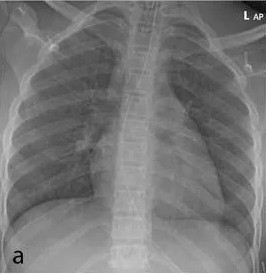
#> input picture Images/RaioxA.jpg, 266 x 274 px, found by its file name
$ python AtividadePratica6-YuriDuarte.py   (older library calls are emulated)
#> lines starting #> are read from the running program, lines starting #| are printed output that depends on the picture
# Atividade Prática de Extração de Características
# Estudante: Yuri David Silva Duarte
# Data: 06/07/2025

from PIL import Image
import numpy as np
import matplotlib.pyplot as plt
from scipy.spatial import distance
from skimage.feature import graycomatrix, graycoprops
from skimage.util import img_as_ubyte
from skimage.color import rgb2gray

# - Escolha uma métricas de distância entre histogramas e apresente o resultado

def getNomeImagem(caminho):
    caminho = caminho.split("/")

    caminho = caminho[-1].split(".")

    return caminho[0]

def getHistograma(img_pil, bins=256):
    img_np = np.array(img_pil.convert("RGB"))
    hist = {}
    for i, canal in enumerate(['R', 'G', 'B']):
        h, _ = np.histogram(img_np[:, :, i], bins=bins, range=(0, 256))
        hist[canal] = h / h.sum()
    return hist

def comparaHistogramas(img1, img2):
    hist1 = getHistograma(img1)
    hist2 = getHistograma(img2)

    dist_total = 0
    print("*** DISTÂNCIA ENTRE HISTOGRAMAS ***")
    for canal in ['R', 'G', 'B']:
        dist = distance.euclidean(hist1[canal], hist2[canal])
        print(f"Canal {canal}: distância Euclidiana = {dist:.4f}")
        dist_total += dist
    print(f"Distância total (soma dos canais): {dist_total:.4f}")

    plt.figure(figsize=(12, 4))
    for i, canal in enumerate(['R', 'G', 'B']):
        plt.subplot(1, 3, i+1)
        plt.plot(hist1[canal], label='Imagem 1', color=canal.lower())
        plt.plot(hist2[canal], '--', label='Imagem 2', color=canal.lower())
        plt.title(f'Histograma - Canal {canal}')
        plt.legend()
    plt.tight_layout()
    plt.show()

# - Apresente as 15 características dos descritores de Haralick

def clusterShadeClusterProminence(coMatriz):
    glcm_sum = np.sum(coMatriz, axis=3).astype(np.float64)
    glcm_norm = glcm_sum / glcm_sum.sum()

    levels = glcm_norm.shape[0]
    i_vals = np.arange(levels).reshape((-1, 1))
    j_vals = np.arange(levels).reshape((1, -1))

    mu_i = np.sum(i_vals * np.sum(glcm_norm, axis=1))
    mu_j = np.sum(j_vals * np.sum(glcm_norm, axis=0))

    diff = (i_vals + j_vals - mu_i - mu_j)

    cluster_shade = np.sum((diff ** 3) * glcm_norm)
    cluster_prominence = np.sum((diff ** 4) * glcm_norm)

    return cluster_shade, cluster_prominence

def haralick(imagem):
    imagemCinza = imagem.convert("L")
    vetorImagem = img_as_ubyte(np.array(imagemCinza))
    coMatriz = graycomatrix(vetorImagem, distances=[1], angles=[0, np.pi/4, np.pi/2, 3*np.pi/4],
                        symmetric=True, normed=True)
    cluster = clusterShadeClusterProminence(coMatriz)

    descritores = {
        "1. ASM (Segundo Momento Angular)": graycoprops(coMatriz, 'ASM').mean(),
        "2. Energia": graycoprops(coMatriz, 'energy').mean(),
        "3. Entropia": -np.sum(coMatriz * np.log2(coMatriz + 1e-10)),
        "4. Contraste": graycoprops(coMatriz, 'contrast').mean(),
        "5. Dissimilaridade": graycoprops(coMatriz, 'dissimilarity').mean(),
        "6. Homogeneidade": graycoprops(coMatriz, 'homogeneity').mean(),
        "7. Correlação 1": graycoprops(coMatriz, 'correlation').mean(),
        "8. Correlação 2": np.corrcoef(vetorImagem.flatten()[:-1], vetorImagem.flatten()[1:])[0, 1],
        "9. Cluster Shade": cluster[0],
        "10. Cluster Prominence": cluster[1],
        "11. Variância": np.var(vetorImagem),
        "12. Desvio Padrão (J)": np.std(vetorImagem),
        "13. Média nas linhas (I)": np.mean(np.mean(coMatriz, axis=1)),
        "14. Média nas colunas (J)": np.mean(np.mean(coMatriz, axis=0)),
        "15. Média geral (G)": np.mean(coMatriz)
    }

    print("\n*** DESCRITORES DE HARALICK ***")
    for nome, valor in descritores.items():
        print(f"{nome}: {valor:.4f}")

caminho1 = "./Images/RaioxA.jpg"
caminho2 = "./Images/RaioxB.jpg"

imagem1 = Image.open(caminho1)
#> imagem1 is the input picture: PIL image 266x274 RGB; min 0, max 255, mean 119.3
imagem2 = Image.open(caminho2)
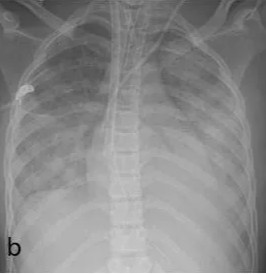
#> input picture Images/RaioxB.jpg, 266 x 274 px, found by its file name
#> imagem2 is the input picture: PIL image 266x274 RGB; min 0, max 255, mean 138

plt.figure(figsize=(8, 4))
plt.subplot(1, 2, 1)
plt.imshow(imagem1)
plt.title("Imagem 1: " + getNomeImagem(caminho1))
plt.axis("off")
plt.subplot(1, 2, 2)
plt.imshow(imagem2)
plt.title("Imagem 2: " + getNomeImagem(caminho2))
plt.axis("off")
plt.tight_layout()
plt.show()
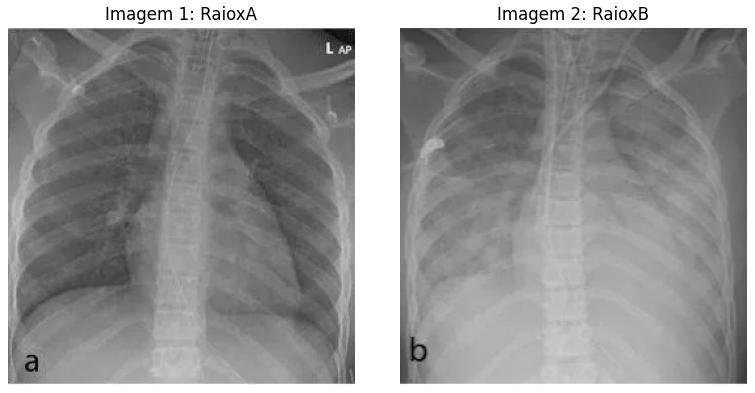
#> figure drawn by matplotlib, 2 panels

comparaHistogramas(imagem1, imagem2)
#> after the loop in getHistograma, `for i, canal in enumerate(['R', 'G', 'B']):`: hist = 3 items
#> the loop in comparaHistogramas, `for canal in ['R', 'G', 'B']:` made 3 passes
#> dist_total on passes 1 to 3: 0.0547, 0.109, 0.164
#| Canal R: distância Euclidiana = 0.0547
#| Canal G: distância Euclidiana = 0.0547
#| Canal B: distância Euclidiana = 0.0547
#> after the loop in comparaHistogramas, `for canal in ['R', 'G', 'B']:`: dist_total = 0.164
#| Distância total (soma dos canais): 0.1641
#> in comparaHistogramas, `plt.show()`:
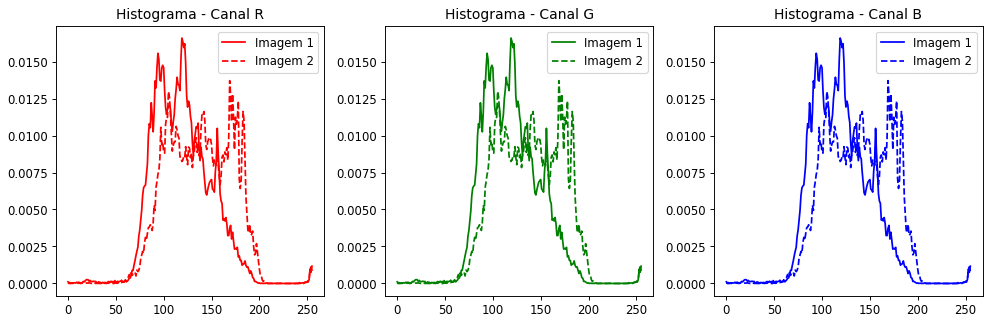
#> figure drawn by matplotlib, 3 panels; panel 1: curve peaks at x = 119, y = 0.0166; panel 1: curve peaks at x = 169, y = 0.0137; panel 2: curve peaks at x = 119, y = 0.0166; panel 2: curve peaks at x = 169, y = 0.0137
haralick(imagem1)
#> in clusterShadeClusterProminence, `glcm_sum = np.sum(coMatriz, axis=3).astype(np.float64)`:
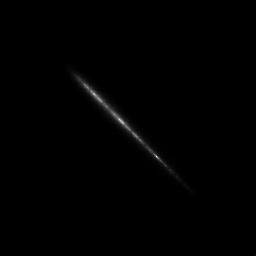
#> glcm_sum: shape (256, 256, 1) float64; min 0, max 0.0137, mean 6.1e-05; drawn with min black and max white
#> in clusterShadeClusterProminence, `mu_i = np.sum(i_vals * np.sum(glcm_norm, axis=1))`: mu_i = 119.1
#> in clusterShadeClusterProminence, `mu_j = np.sum(j_vals * np.sum(glcm_norm, axis=0))`: mu_j = 32640
#> in clusterShadeClusterProminence, `diff = (i_vals + j_vals - mu_i - mu_j)`:
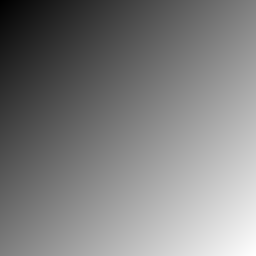
#> diff: shape (256, 256) float64; min -32759.1, max -32249.1, mean -32504.1; drawn with min black and max white
#> in clusterShadeClusterProminence, `cluster_shade = np.sum((diff ** 3) * glcm_norm)`: cluster_shade = -8.8e+15
#> in clusterShadeClusterProminence, `cluster_prominence = np.sum((diff ** 4) * glcm_norm)`: cluster_prominence = 2.86e+20
#> in haralick, `cluster = clusterShadeClusterProminence(coMatriz)`: cluster = (-8.8e+15, 2.86e+20)
#> the loop in haralick, `for nome, valor in descritores.items():` made 15 passes
#> (nome, valor) on passes 1 to 12: ('1. ASM (Segundo Momento Angular)', 0.000838), ('2. Energia', 0.0288), ('3. Entropia', 43.79), ('4. Contraste', 87.46), ('5. Dissimilaridade', 4.12), ('6. Homogeneidade', 0.31), ('7. Correlação 1', 0.946), ('8. Correlação 2', 0.972), ('9. Cluster Shade', -8.8e+15), ('10. Cluster Prominence', 2.86e+20), ('11. Variância', 831.6), ('12. Desvio Padrão (J)', 28.84)
#| 1. ASM (Segundo Momento Angular): 0.0008
#| 2. Energia: 0.0288
#| 3. Entropia: 43.7899
#| 4. Contraste: 87.4611
#| 5. Dissimilaridade: 4.1245
#| 6. Homogeneidade: 0.3100
#| 7. Correlação 1: 0.9456
#| 8. Correlação 2: 0.9724
#> (further printed lines are left out)
